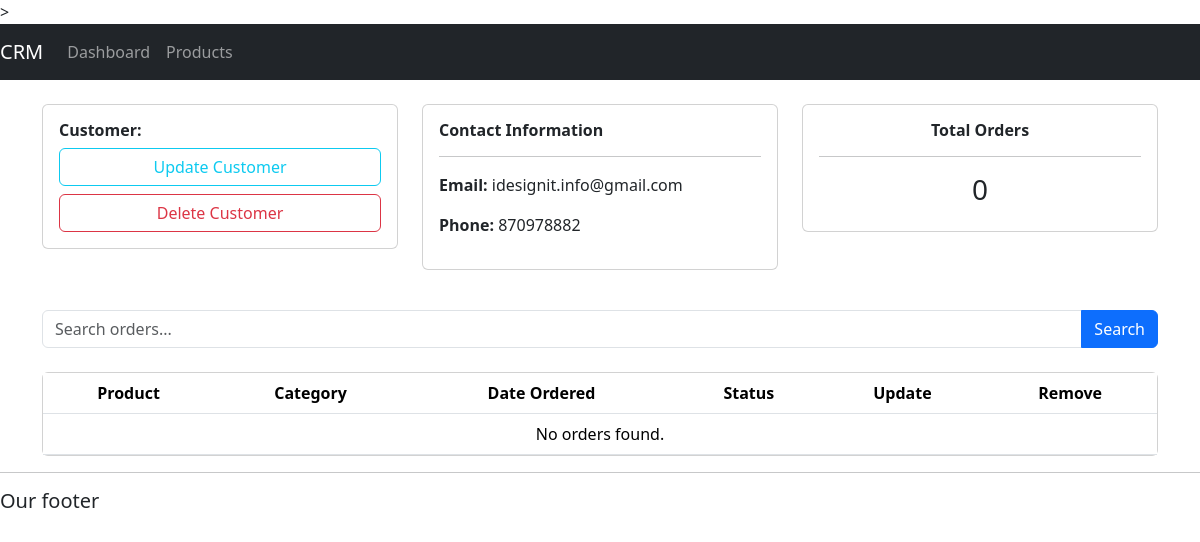
Before: /customer/4/ with the older database file.
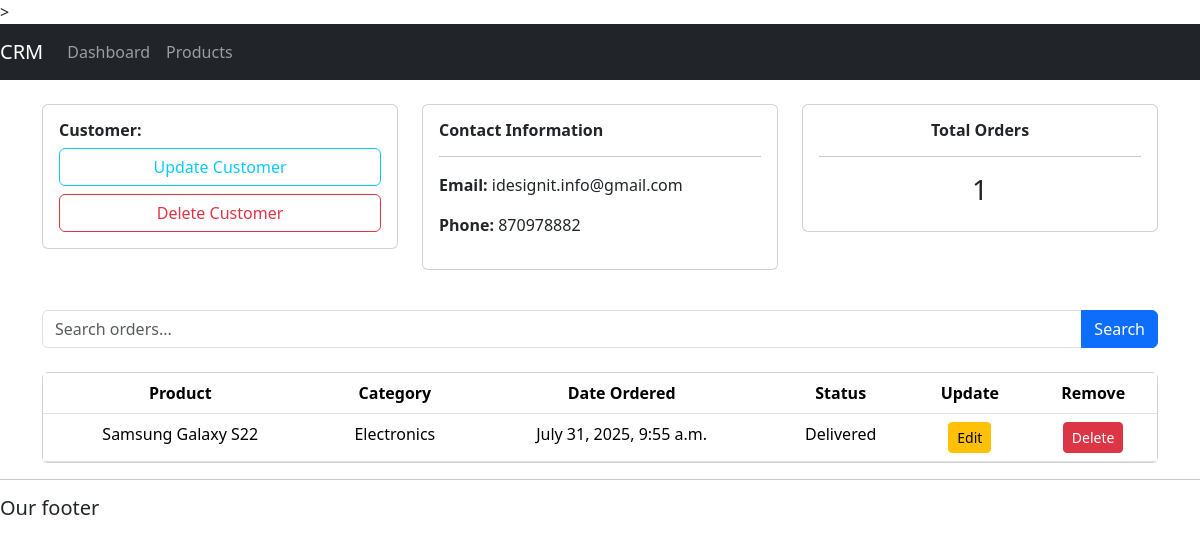
After: the same page with the newer database file.
### accounts/models.py (models this page shows, shortened)
class Orders(models.Model):
    ORDER_STATUS = [
        ('Pending', 'Pending'),
        ('Delivered', 'Delivered'),
        ('Out for Delivery', 'Out for Delivery'),
    ]
    Customer = models.ForeignKey(Customer, on_delete= models.CASCADE)
    product = models.ForeignKey(Product, on_delete= models.SET_NULL, null= True )
    date_ordered = models.DateTimeField(auto_now_add= True, null= True)
    status = models.CharField(max_length= 500, null= True, choices= ORDER_STATUS)

class Product(models.Model):
    PRODUCT_CATEGORY = [
        ('Electronics', 'Electronics'),
        ('Clothing', 'Clothing'),
        ('Home Appliances', 'Home Appliances'),
        ('Books', 'Books'),
        ('Beauty & Personal Care', 'Beauty & Personal Care')
    ]
    name = models.CharField(max_length= 100, null = True)
    price = models.FloatField(null= True)
    category = models.CharField(max_length= 200, null = True, choices= PRODUCT_CATEGORY)
    description = models.CharField(max_length= 500, null= True)
    date_created = models.DateTimeField(auto_now_add= True, null= True)

### accounts/views.py (the view)
# urls.py: path('customer/<str:pk>/', views.customer, name= 'customer'),
def customer(request, pk):
    customer = Customer.objects.get(id= pk)
    orders = customer.orders_set.all()
    order_count = orders.count()
    context = {'customer': customer,'orders':orders, 'order_count': order_count}
    return render(request, 'accounts/customer.html', context)

### accounts/templates/accounts/customer.html
 {% extends "accounts/base.html" %}
   {%block content%}
    <div class="container mt-4">
  <div class="row mb-4">
    <div class="col-md-4 mb-3">
      <div class="card">
        <div class="card-body">
          <h6 class="fw-bold">Customer:</h6>
          <a href="#" class="btn btn-outline-info w-100 mb-2">Update Customer</a>
          <a href="#" class="btn btn-outline-danger w-100">Delete Customer</a>
        </div>
      </div>
    </div>
    <div class="col-md-4 mb-3">
      <div class="card">
        <div class="card-body">
          <h6 class="fw-bold">Contact Information</h6>
          <hr>
          <p><strong>Email:</strong> {{ customer.email }}</p>
          <p><strong>Phone:</strong> {{ customer.phone }}</p>
        </div>
      </div>
    </div>
    <div class="col-md-4 mb-3">
      <div class="card">
        <div class="card-body text-center">
          <h6 class="fw-bold">Total Orders</h6>
           <hr>
          <h3>{{ order_count }}</h3>
        </div>
      </div>
    </div>
  </div>
  <form method="GET" class="mb-4">
    <div class="input-group">
      <input type="text" name="search" class="form-control" placeholder="Search orders...">
      <button class="btn btn-primary" type="submit">Search</button>
    </div>
  </form>
  <div class="card">
    <div class="card-body p-0">
      <table class="table text-center mb-0">
        <thead style="background-color: #a9cce3;" class="text-dark">
          <tr>
            <th>Product</th>
            <th>Category</th>
            <th>Date Ordered</th>
            <th>Status</th>
            <th>Update</th>
            <th>Remove</th>
          </tr>
        </thead>
        <tbody>
          {% for order in orders %}
            <tr>
              <td>{{ order.product.name }}</td>
              <td>{{ order.product.category }}</td>
              <td>{{ order.date_ordered }}</td>
              <td>{{ order.status }}</td>
              <td><a href="#" class="btn btn-sm btn-warning">Edit</a></td>
              <td><a href="#" class="btn btn-sm btn-danger">Delete</a></td>
            </tr>
          {% empty %}
            <tr>
              <td colspan="6">No orders found.</td>
            </tr>
          {% endfor %}
        </tbody>
      </table>
    </div>
  </div>
</div>
    {%endblock%}

Changed rows visible on the page:
added Orders: product.name "Samsung Galaxy S22", product.category "Electronics", date_ordered "July 31, 2025, 9:55 a.m.", status "Delivered"
Other visible differences:
{{ order_count }}: "0" → "1"
text no longer shown: "No orders found."
